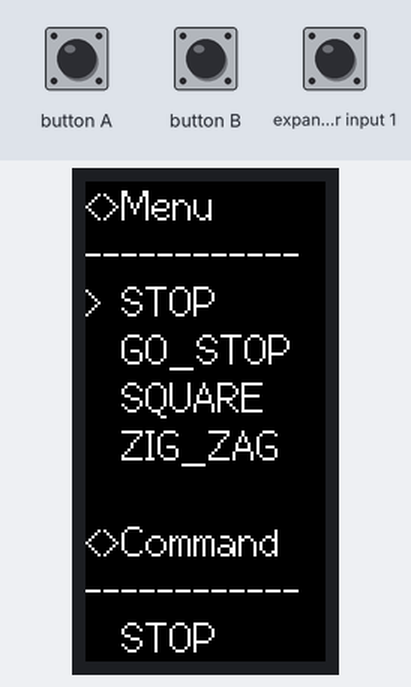
The sketch below on a simulated ESP32. Parts: 80×160 colour display. Wiring (inferred from the names in the program): PCF8574 port expander at I2C address 0x38. Inputs (shaded band) come from the test bench; at power-on: expander input 1 HIGH. What the sketch prints to the serial monitor is not drawn.

Above: at 1.3 s.
1.4 s: button B pressed for 0.15 s
At 2.4 s:
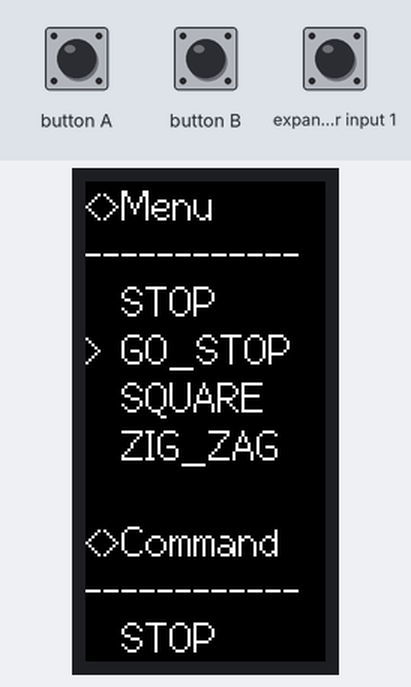
3.0 s: button A pressed for 0.15 s
At 3.5 s:
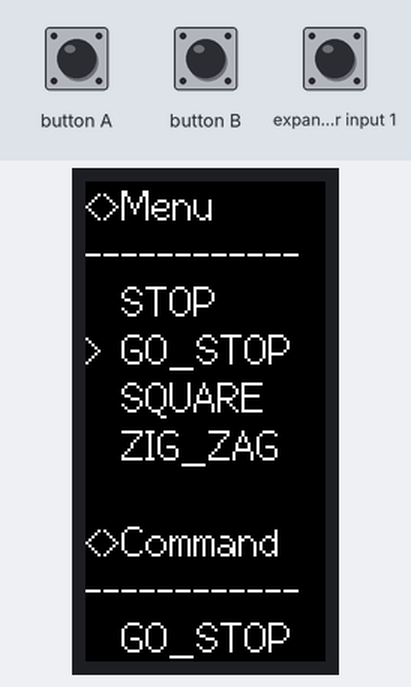
4.6 s: button B pressed for 1 s
At 5.3 s:
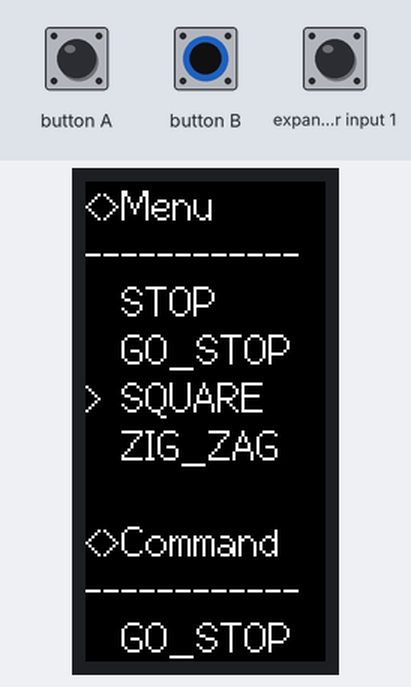
7.1 s: button A pressed for 1 s
At 8.0 s:
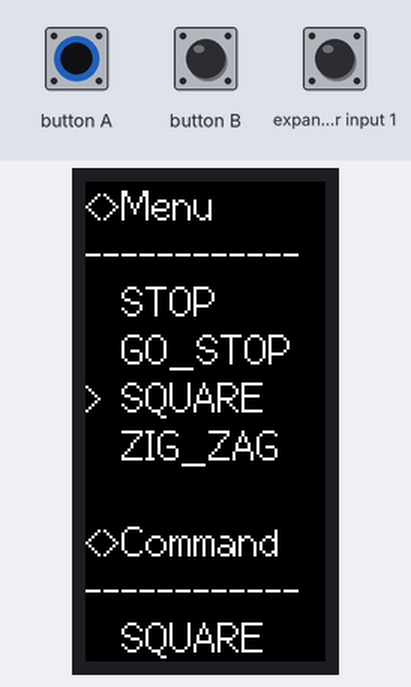
Timing chart, 0 to 10.1 s (numbered marks = the images above; inputs shaded):
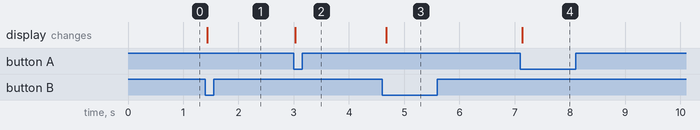

The sketch:

42065_remote_m5stickc.ino
```cpp
#include <M5StickC.h>
#include <esp_now.h>
#include <WiFi.h>
#include "Wire.h"

// JOYSTICK
#define JOY_ADDR 0x38

#define MODE_STOP 0
#define MODE_GOFOWARD 1
#define MODE_GOBACK 2
#define MODE_TURNRIGHT 3
#define MODE_TURNLEFT 4
#define MODE_GO_STOP 5
#define MODE_SQUARE 6
#define MODE_ZIG_ZAG 7

#define JOY_INPUT_OVER_VALUE 80
#define JOY_INPUT_UNDER_VALUE 45

void joystick_begin()
{
  Wire.begin(0,26);
}

int joystick_read()
{
  int8_t x_data = 0;
  int8_t y_data = 0;
  int8_t button_data = 1; // button data default 1
  int joy_input = MODE_STOP;

  Wire.beginTransmission(JOY_ADDR);
  Wire.write(0x02);
  Wire.endTransmission();
  Wire.requestFrom(JOY_ADDR, 3);
  if (Wire.available()) {
    x_data = Wire.read();
    y_data = Wire.read();
    button_data = Wire.read();
  }

  if((abs(x_data) <= JOY_INPUT_UNDER_VALUE) && (y_data >= JOY_INPUT_OVER_VALUE)) joy_input = MODE_GOFOWARD;
  else if((abs(x_data) <= JOY_INPUT_UNDER_VALUE) && (y_data <= -JOY_INPUT_OVER_VALUE)) joy_input = MODE_GOBACK;
  else if((x_data >= JOY_INPUT_OVER_VALUE) && (abs(y_data) <= JOY_INPUT_UNDER_VALUE)) joy_input = MODE_TURNRIGHT;
  else if((x_data <= -JOY_INPUT_OVER_VALUE) && (abs(y_data) <= JOY_INPUT_UNDER_VALUE)) joy_input = MODE_TURNLEFT;

  return joy_input;
}

esp_now_peer_info_t slave;
// 送信コールバック
void OnDataSent(const uint8_t *mac_addr, esp_now_send_status_t status) {
  char macStr[18];
  snprintf(macStr, sizeof(macStr), "%02X:%02X:%02X:%02X:%02X:%02X",
           mac_addr[0], mac_addr[1], mac_addr[2], mac_addr[3], mac_addr[4], mac_addr[5]);
  Serial.print("Last Packet Sent to: ");
  Serial.println(macStr);
  Serial.print("Last Packet Send Status: ");
  Serial.println(status == ESP_NOW_SEND_SUCCESS ? "Delivery Success" : "Delivery Fail");
  // 画面にも描画
  // M5.Lcd.fillScreen(BLACK);
  // M5.Lcd.setCursor(0, 0);
  // M5.Lcd.print("Last Packet Sent to: \n  ");
  // M5.Lcd.println(macStr);
  // M5.Lcd.print("Last Packet Send Status: \n  ");
  // M5.Lcd.println(status == ESP_NOW_SEND_SUCCESS ? "Delivery Success" : "Delivery Fail");
}
// 受信コールバック
void OnDataRecv(const uint8_t *mac_addr, const uint8_t *data, int data_len) {
  char macStr[18];
  snprintf(macStr, sizeof(macStr), "%02X:%02X:%02X:%02X:%02X:%02X",
           mac_addr[0], mac_addr[1], mac_addr[2], mac_addr[3], mac_addr[4], mac_addr[5]);
  Serial.printf("Last Packet Recv from: %s\n", macStr);
  Serial.printf("Last Packet Recv Data(%d): ", data_len);
  for ( int i = 0 ; i < data_len ; i++ ) {
    Serial.print(data[i]);
    Serial.print(" ");
  }
  Serial.println("");
  // 画面にも描画
  // M5.Lcd.fillScreen(BLACK);
  // M5.Lcd.setCursor(0, 0);
  // M5.Lcd.print("Last Packet Recv from: \n  ");
  // M5.Lcd.println(macStr);
  // M5.Lcd.printf("Last Packet Recv Data(%d): \n  ", data_len);
  // for ( int i = 0 ; i < data_len ; i++ ) {
    // M5.Lcd.print(data[i]);
    // M5.Lcd.print(" ");
  // }
}

int menuIndex = 0;

int GetIndex()
{
  return menuIndex;
}

void UpdateIndex()
{
  menuIndex++;
  if(menuIndex > 3)
  {
    menuIndex = 0;
  }
  DispScreen();
}

void SelectIndex()
{
  int selectedCommand = MODE_STOP;

  if(menuIndex == 0) selectedCommand = MODE_STOP;
  else if(menuIndex == 1) selectedCommand = MODE_GO_STOP;
  else if(menuIndex == 2) selectedCommand = MODE_SQUARE;
  else if(menuIndex == 3) selectedCommand = MODE_ZIG_ZAG;
  // JoyStick情報送信
  CommandSend(selectedCommand);
  // 表示の更新
  DispScreen();
}

int joystick_input = MODE_STOP;

int GetJoyStick()
{
  return joystick_input;
}

void UpdateJoyStick(int input)
{
  // 値の更新
  joystick_input = input;
  // JoyStick情報送信
  CommandSend(joystick_input);
  // 表示の更新
  DispScreen();
}

uint8_t sentCommand = MODE_STOP;

void CommandSend(uint8_t command)
{
  uint8_t data[2] = {123, command};
  esp_err_t result = esp_now_send(slave.peer_addr, data, sizeof(data));
  sentCommand = command;
}

int GetCommandSend()
{
  return sentCommand;
}

void DispScreen()
{
  int menuIndex = GetIndex();

  M5.Lcd.fillScreen(BLACK);
  M5.Lcd.setCursor(0, 0);
  M5.Lcd.println("<>Menu");
  M5.Lcd.println("------------");

  if(menuIndex == 0) M5.Lcd.print(">");
  else M5.Lcd.print(" ");
  M5.Lcd.println(" STOP");

  if(menuIndex == 1) M5.Lcd.print(">");
  else M5.Lcd.print(" ");
  M5.Lcd.println(" GO_STOP");

  if(menuIndex == 2) M5.Lcd.print(">");
  else M5.Lcd.print(" ");
  M5.Lcd.println(" SQUARE");

  if(menuIndex == 3) M5.Lcd.print(">");
  else M5.Lcd.print(" ");
  M5.Lcd.println(" ZIG_ZAG");

  M5.Lcd.println("");

  M5.Lcd.println("<>Command");
  M5.Lcd.println("------------");

  int command = GetCommandSend();
  M5.Lcd.print("  ");
  if(command == MODE_STOP)  M5.Lcd.println("STOP");
  else if(command == MODE_GOFOWARD) M5.Lcd.println("UP");
  else if(command == MODE_GOBACK) M5.Lcd.println("DOWN");
  else if(command == MODE_TURNRIGHT) M5.Lcd.println("RIGHT");
  else if(command == MODE_TURNLEFT) M5.Lcd.println("LEFT");
  else if(command == MODE_GO_STOP) M5.Lcd.println("GO_STOP");
  else if(command == MODE_SQUARE) M5.Lcd.println("SQUARE");
  else if(command == MODE_ZIG_ZAG) M5.Lcd.println("ZIG_ZAG");
}

void setup() {
  M5.begin();
  M5.Lcd.fillScreen(BLACK);
  M5.Lcd.setRotation(0);
  M5.Lcd.setTextFont(2);
  DispScreen();
  // M5.Lcd.print("ESP-NOW Test\n");
  // ESP-NOW初期化
  WiFi.mode(WIFI_STA);
  WiFi.disconnect();
  if (esp_now_init() == ESP_OK) {
    Serial.println("ESPNow Init Success");
    // M5.Lcd.print("ESPNow Init Success\n");
  } else {
    Serial.println("ESPNow Init Failed");
    // M5.Lcd.print("ESPNow Init Failed\n");
    ESP.restart();
  }
  // マルチキャスト用Slave登録
  memset(&slave, 0, sizeof(slave));
  for (int i = 0; i < 6; ++i) {
    slave.peer_addr[i] = (uint8_t)0xff;
  }
  esp_err_t addStatus = esp_now_add_peer(&slave);
  if (addStatus == ESP_OK) {
    // Pair success
    Serial.println("Pair success");
  }
  // ESP-NOWコールバック登録
  esp_now_register_send_cb(OnDataSent);
  esp_now_register_recv_cb(OnDataRecv);

  joystick_begin();
}


void loop() {
  int read_joystick = 0;
  M5.update();

  // joystickの監視
  read_joystick = joystick_read();
  if(read_joystick != GetJoyStick())
  {
    UpdateJoyStick(read_joystick);
  }

  // サイドボタンの入力監視
  if ( M5.BtnB.wasPressed() )
  {
    // メニュー選択更新
    UpdateIndex();
  }

  // メインボタンの入力監視
  if ( M5.BtnA.wasPressed() )
  {
    // メニュー選択
    SelectIndex();
  }

  delay(50);
}
```

PowerFunctions.cpp
```cpp
// -*- mode:c++; mode: flymake -*-
// Lego Power Functions Infrared Control for Arduino
// see http://www.philohome.com/pf/LEGO_Power_Functions_RC_v120.pdf for more info
// Based on SuperCow's code (http://forum.arduino.cc/index.php?topic=38142.0)
//

// By spec CHECKSUM is a XOR based on the 4-bit triplet you are sending
#define CHECKSUM() (0xf ^ _nib1 ^ _nib2 ^ _nib3)

#include <stdlib.h>
#include "PowerFunctions.h"
#include "Arduino.h"

// Aliases
void PowerFunctions::red_pwm(uint8_t pwm) { single_pwm(RED, pwm); }
void PowerFunctions::blue_pwm(uint8_t pwm) { single_pwm(BLUE, pwm); }

// Constructor
PowerFunctions::PowerFunctions(uint8_t pin, uint8_t channel, bool debug)
{
  _channel = channel;
  _toggle = 0;
  _pin = pin;
  _debug=debug;
  pinMode(_pin, OUTPUT);
  digitalWrite(_pin, LOW);
  if(_debug){
     pinMode(1, OUTPUT);
     digitalWrite(1, HIGH);
  }
}


// Single output mode PWM
void PowerFunctions::single_pwm(uint8_t output, uint8_t pwm) {
  _nib1 = _toggle | _channel;
  _nib2 = SINGLE_OUTPUT | output;
  _nib3 = pwm;
  send();
  toggle();
}

void PowerFunctions::single_increment(uint8_t output){
  _nib1 = _toggle | _channel;
  _nib2 = SINGLE_EXT | output;
  _nib3 = 0x4;
  send();
  toggle();
}

void PowerFunctions::single_decrement(uint8_t output){
  _nib1 = _toggle | _channel;
  _nib2 = SINGLE_EXT | output;
  _nib3 = 0x5;
  send();
  toggle();
}

// Combo PWM mode
void PowerFunctions::combo_pwm(uint8_t blue_speed, uint8_t red_speed)
{
  _nib1 = ESCAPE | _channel;
  _nib2 = blue_speed;
  _nib3 = red_speed;
  send();
}

//
// Private methods
//

// Pause function see "Transmitting Messages" in Power Functions PDF
void PowerFunctions::pause(uint8_t count)
{
  uint8_t pause = 0;

  if(count == 0) {
    pause = 4 - (_channel + 1);
  } else if(count < 3) { // 1, 2
    pause = 5;
  } else {  // 3, 4, 5
    pause = 5 + (_channel + 1) * 2;
  }
  delayMicroseconds(pause * 77); //MAX_MESSAGE_LENGTH
}

// Send the start/stop bit
void PowerFunctions::start_stop_bit()
{
  send_bit();
  delayMicroseconds(START_STOP); // Extra pause for start_stop_bit
}

// Send a bit
void PowerFunctions::send_bit() {
  for(uint8_t i = 0; i < 6; i++) {
    digitalWrite(_pin, HIGH);
    delayMicroseconds(HALF_PERIOD);
    digitalWrite(_pin, LOW);
    delayMicroseconds(HALF_PERIOD);
  }
}

void PowerFunctions::send()
{
  uint8_t i, j;
  uint16_t message = _nib1 << 12 | _nib2 << 8 | _nib3 << 4 | CHECKSUM();
  bool flipDebugLed=false;
  for(i = 0; i < 6; i++)
  {
    pause(i);
    start_stop_bit();
    for(j = 0; j < 16; j++) {
      send_bit();
      delayMicroseconds((0x8000 & (message << j)) != 0 ? HIGH_PAUSE : LOW_PAUSE);
      if(_debug) {
        if(flipDebugLed) {
          digitalWrite(1, LOW);
        } else {
          digitalWrite(1, HIGH);
        }
        flipDebugLed = !flipDebugLed;
      }
    }
    start_stop_bit();
  } // for
}

inline void PowerFunctions::toggle(){
  _toggle ^= 0x8;
}
```

PowerFunctions.h
```cpp
#ifndef PowerFunctions_h
#define PowerFunctions_h

#include <stdio.h>
#include "Arduino.h"

#define COMBO_DIRECT_MODE 0x01
#define SINGLE_PIN_CONTINUOUS 0x2
#define SINGLE_PIN_TIMEOUT 0x3
#define SINGLE_OUTPUT 0x4
#define SINGLE_EXT 0x6
#define ESCAPE 0x4

#define IR_CYCLES(num) (uint16_t) ((1.0/38000.0) * 1000 * 1000 * num)

#define START_STOP IR_CYCLES(39)
#define HIGH_PAUSE IR_CYCLES(21)
#define LOW_PAUSE IR_CYCLES(10)
#define HALF_PERIOD IR_CYCLES(0.5)
#define MAX_MESSAGE_LENGTH IR_CYCLES(522) // 2 * 45 + 16 * 27

//PWM speed steps
#define PWM_FLT 0x0
#define PWM_FWD1 0x1
#define PWM_FWD2 0x2
#define PWM_FWD3 0x3
#define PWM_FWD4 0x4
#define PWM_FWD5 0x5
#define PWM_FWD6 0x6
#define PWM_FWD7 0x7
#define PWM_BRK 0x8
#define PWM_REV7 0x9
#define PWM_REV6 0xA
#define PWM_REV5 0xB
#define PWM_REV4 0xC
#define PWM_REV3 0xD
#define PWM_REV2 0xE
#define PWM_REV1 0xf

//speed
/*
#define RED_FLT 0x0
#define RED_FWD 0x1
#define RED_REV 0x2
#define RED_BRK 0x3
#define BLUE_FLT 0x0
#define BLUE_FWD 0x4
#define BLUE_REV 0x8
#define BLUE_BRK 0xC
*/

//output
#define RED 0x0
#define BLUE 0x1

class PowerFunctions
{
 public:
   PowerFunctions(uint8_t pin, uint8_t channel, bool _debug = false);
    void single_pwm(uint8_t, uint8_t);
    void single_increment(uint8_t);
    void single_decrement(uint8_t);
    void red_pwm(uint8_t);
    void blue_pwm(uint8_t);
    void combo_pwm(uint8_t, uint8_t);

  private:
    void pause(uint8_t);
    void send_bit();
    void send();
    void start_stop_bit();

    void toggle();

    uint8_t _channel;
    uint8_t _pin;
    uint8_t _nib1, _nib2, _nib3;
    uint8_t _toggle;
    bool    _debug;
};

#endif
// END OF FILE
```

Measured:
- after the input at 1.4 s, the display: changes at once (image 1)
- after the input at 3.0 s, the display: changes at once (image 2)
- after the input at 4.6 s, the display: changes after 0.08 s (image 3)
- after the input at 7.1 s, the display: changes at once (image 4)
